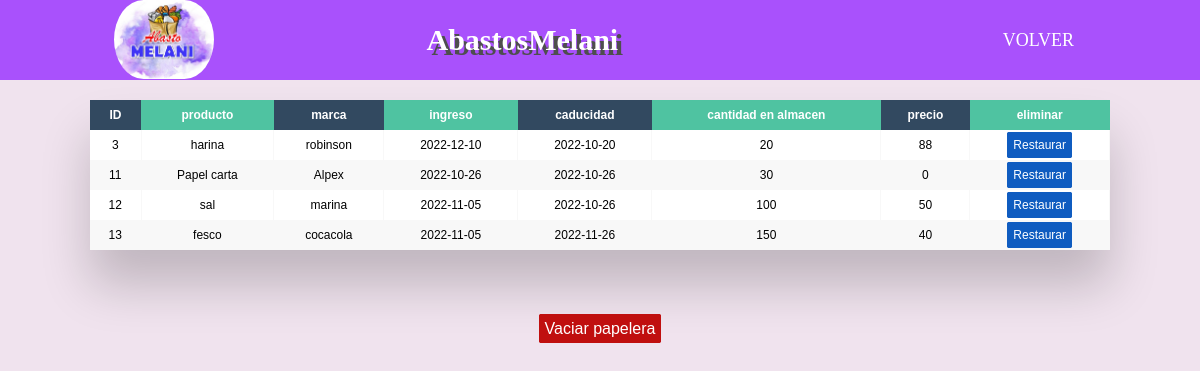
The app's page /invedumb.php with its own data.
### tables this page shows
CREATE TABLE `inventariodumb` (
  `ID_id` int(11) NOT NULL,
  `date_id` date NOT NULL,
  `cadu_id` date NOT NULL,
  `name_id` varchar(20) NOT NULL,
  `mark_id` varchar(20) NOT NULL,
  `alma_id` int(11) NOT NULL,
  `prec_id` int(11) NOT NULL
);

### clases/invedumb.php (called while the page is built, shortened)
<?php
class Nomina{
    private $con;
    public function __construct()
    {
        $this->con = mysqli_connect('localhost','root','','abastos_melani');
    }
    public function view(){
        $sql = "SELECT * FROM inventariodumb";
        $datos = mysqli_query($this->con,$sql);
        include('view/invedumb.php');
    }
}

### invedumb.php (called while the page is built)
<?php include ('clases/invedumb.php');
$resulta = new Nomina();
$resulta -> view();?>
<?php include('shared/footer.php');?>

### view/invedumb.php (the view, shortened to what this page needs)
<!DOCTYPE html>
<html lang="es">
<head>
    <link rel="stylesheet" href="css/estilos_menu.css">
    <link rel="stylesheet" href="css/estilo_tablas.css">
    <link rel="stylesheet" href="css/botone.css">
</head>
<body>
<header class="content_header">
        <nav class="content_nav">
            <a href=""><img src="img/logo.png" alt="logo" class="nav_logo"></a>
            <div href="" class="nav_titulo">AbastosMelani</div>
            <ul class="nav_menu">
                <li class="nav_menu_item">
                    <a href="papelera.php" class="nav_menu_link nav_link">volver</a>
                </li>
            </ul>
        </nav>
    </header>
<div class="table-wrapper">
        <table class="fl-table">
            <thead>
                <tr>
                    <th>ID</th>
                    <th>producto</th>
                    <th>marca</th>
                    <th>ingreso</th>
                    <th>caducidad</th>
                    <th>cantidad en almacen</th>
                    <th>precio</th>
                    <th>eliminar</th>
                </tr>
            </thead>
    <tbody>
        <?php
            if(mysqli_num_rows($datos) > 0)
            {
                while($row = mysqli_fetch_array($datos))
                {
        ?>
            <tr>
                <td><?php  echo $row['ID_id']?></td>
                <td><?php  echo $row['name_id']?></td>
                <td><?php  echo $row['mark_id']?></td>
                <td><?php  echo $row['date_id']?></td>
                <td><?php  echo $row['cadu_id']?></td>
                <td><?php  echo $row['alma_id']?></td>
                <td><?php  echo $row['prec_id']?></td>
                <td><a class="edit" href="restore_inve.php?id=<?php echo $row['ID_id'] ?>" >Restaurar</a></td>
            </tr>
            <?php
                }
            }
            ?>
    </tbody>
</table>
</div>
<center><a class="delete" href="controlador/drop_inved.php">Vaciar papelera</a></center>

### css/estilos_menu.css (style rules this page uses)
* { margin: 0; box-sizing: border-box; }
body { padding: 90px 20px 0; }
.content_header { font-family: cursive; background: #a951fc; height: 80px; position: fixed; width: 100%; top: 0; left: 0; }
.content_nav { display: flex; justify-content: space-between; max-width: 992px; margin: 0 auto; }
.nav_logo { position: absolute; padding: 0 10px ; display: inline-block; width: 120px; border-radius: 100px; }
.nav_titulo { font-size: 30px; font-weight: bold; padding: 0 40px; line-height: 80px; color: #ffffff; text-shadow: 5px 5px 0 #4e4e4e; }
.nav_link { color: #ffffff; text-decoration: none; }
.nav_menu { display: flex; list-style: none; }
.nav_menu_item { font-size: 18px; margin: 0 10px; line-height: 80px; text-transform: uppercase; width: max-content; }
.nav_menu_link { padding: 8px 12px; border-radius: 3px; }

### css/estilo_tablas.css (style rules this page uses)
* { box-sizing: border-box; -webkit-box-sizing: border-box; -moz-box-sizing: border-box; }
body { font-family: Helvetica; -webkit-font-smoothing: antialiased; background: rgb(240, 227, 238); }
.table-wrapper { margin: 10px 70px 70px; box-shadow: 0px 35px 50px rgba( 0, 0, 0, 0.2 ); }
.fl-table { border-radius: 5px; font-size: 12px; font-weight: normal; border: none; border-collapse: collapse; width: 100%; max-width: 100%; white-space: nowrap; background-color: white; }
.fl-table td, .fl-table th { text-align: center; padding: 8px; }
.fl-table td { border-right: 1px solid #f8f8f8; font-size: 12px; }
.fl-table thead th { color: #ffffff; background: #4FC3A1; }
.fl-table thead th:nth-child(odd) { color: #ffffff; background: #324960; }
.fl-table tr:nth-child(even) { background: #F8F8F8; }

### css/botone.css (style rules this page uses)
.delete { text-decoration: none; border: 1px solid rgb(192, 15, 15); background-color: rgb(192, 15, 15); color: white; padding: 5px; border-radius: 2px; }
.edit { text-decoration: none; border: 1px solid rgb(15, 92, 192); background-color: rgb(15, 92, 192); color: white; padding: 5px; border-radius: 2px; }

### records on screen
inventariodumb: ID_id "3", name "harina", mark "robinson", date "2022-12-10", cadu "2022-10-20", alma "20", prec "88"
inventariodumb: ID_id "11", name "Papel carta", mark "Alpex", date "2022-10-26", cadu "2022-10-26", alma "30", prec "0"
inventariodumb: ID_id "12", name "sal", mark "marina", date "2022-11-05", cadu "2022-10-26", alma "100", prec "50"
inventariodumb: ID_id "13", name "fesco", mark "cocacola", date "2022-11-05", cadu "2022-11-26", alma "150", prec "40"
